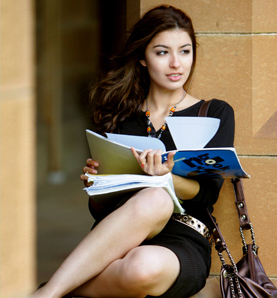
#> input picture IPCV PROJECT/Face_Dataset/Pratheepan_Dataset/FacePhoto/0520962400.jpg, 277 x 298 px; its folder holds only this picture in this run
$ python train_model.py
#> lines starting #> are read from the running program, lines starting #| are printed output that depends on the picture; after the words box and inside, x2 and y2 are one past the last pixel; in counts of white or black regions, pixels touching at a corner belong together
import os
import cv2
import numpy as np
import pickle
from sklearn.mixture import GaussianMixture
from glob import glob

# Set absolute paths to dataset
BASE_DIR = os.path.dirname(os.path.abspath(__file__))
DATASET_DIR = os.path.join(BASE_DIR, "Face_Dataset", "Pratheepan_Dataset")
GROUND_TRUTH_DIR = os.path.join(BASE_DIR, "Face_Dataset", "Ground_Truth")

# Number of pixels to sample (to avoid memory crashing) - adjust if needed
MAX_PIXELS_PER_CLASS = 1_000_000

def get_image_paths():
    """Retrieve matched pairs of (original, ground_truth) images."""
    pairs = []

    # Check FacePhoto
    face_photos = glob(os.path.join(DATASET_DIR, "FacePhoto", "*.jpg")) + glob(os.path.join(DATASET_DIR, "FacePhoto", "*.png"))
    for img_path in face_photos:
        filename = os.path.basename(img_path).split('.')[0] + ".png" # GT files are usually png
        gt_path = os.path.join(GROUND_TRUTH_DIR, "GroundT_FacePhoto", filename)
        if os.path.exists(gt_path):
            pairs.append((img_path, gt_path))

    # Check FamilyPhoto
    family_photos = glob(os.path.join(DATASET_DIR, "FamilyPhoto", "*.jpg")) + glob(os.path.join(DATASET_DIR, "FamilyPhoto", "*.png"))
    for img_path in family_photos:
        filename = os.path.basename(img_path).split('.')[0] + ".png"
        gt_path = os.path.join(GROUND_TRUTH_DIR, "GroundT_FamilyPhoto", filename)
        if os.path.exists(gt_path):
            pairs.append((img_path, gt_path))

    return pairs

def extract_pixels(pairs):
    skin_pixels = []
    nonskin_pixels = []

    for img_path, gt_path in pairs:
        print(f"Processing {os.path.basename(img_path)}...")

        # Read image and convert to YCbCr
        img_bgr = cv2.imread(img_path)
#> img_bgr is the input picture: shape (298, 277, 3); mean B, G, R 84.1, 109.9, 129.3
        if img_bgr is None: continue

        img_ycbcr = cv2.cvtColor(img_bgr, cv2.COLOR_BGR2YCrCb)
#> img_ycbcr: shape (298, 277, 3); mean of channels 0, 1, 2 112.7, 139.8, 111.9

        # Read ground truth (binary mask)
        gt_mask = cv2.imread(gt_path, cv2.IMREAD_GRAYSCALE)
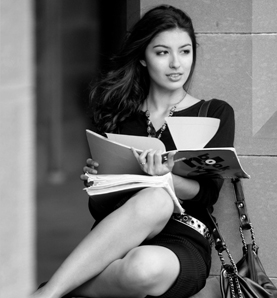
#> gt_mask: shape (298, 277); min 0, max 255, mean 112.7
        if gt_mask is None: continue

        # Ensure dimensions match (sometimes GT can be slightly off in Pratheepan dataset)
        if img_ycbcr.shape[:2] != gt_mask.shape[:2]:
            gt_mask = cv2.resize(gt_mask, (img_ycbcr.shape[1], img_ycbcr.shape[0]), interpolation=cv2.INTER_NEAREST)

        # Assuming ground truth has white (255) for skin, black (0) for non-skin
        skin_mask = gt_mask > 128
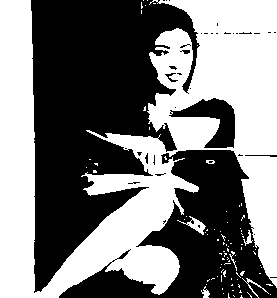
#> skin_mask: shape (298, 277) bool; 48.1% white; 86 white regions (79 under 20 px), largest, box (x1, y1, x2, y2) and area: (0, 0, 277, 298) 38984, (177, 216, 206, 235) 165, (242, 278, 269, 298) 76
        nonskin_mask = gt_mask <= 128

        # Extract pixels and reshape
        skin_val = img_ycbcr[skin_mask].reshape(-1, 3)
        nonskin_val = img_ycbcr[nonskin_mask].reshape(-1, 3)

        # Use random subset from each image so we don't run out of memory immediately
        if len(skin_val) > 0:
            np.random.shuffle(skin_val)
            skin_pixels.append(skin_val[:5000]) # Sample max 5000 per image

        if len(nonskin_val) > 0:
            np.random.shuffle(nonskin_val)
            nonskin_pixels.append(nonskin_val[:5000])

    # Concatenate all features
    skin_features = np.vstack(skin_pixels) if skin_pixels else np.empty((0,3))
    nonskin_features = np.vstack(nonskin_pixels) if nonskin_pixels else np.empty((0,3))

    # Global random sampling if still too large
    if len(skin_features) > MAX_PIXELS_PER_CLASS:
        np.random.shuffle(skin_features)
        skin_features = skin_features[:MAX_PIXELS_PER_CLASS]

    if len(nonskin_features) > MAX_PIXELS_PER_CLASS:
        np.random.shuffle(nonskin_features)
        nonskin_features = nonskin_features[:MAX_PIXELS_PER_CLASS]

    return skin_features, nonskin_features

def main():
    print("Finding dataset images...")
    pairs = get_image_paths()
    print(f"Found {len(pairs)} image pairs.")
    if not pairs:
        print("No valid image-ground truth pairs found. Exiting.")
        return

    print("Extracting YCbCr features...")
    skin_features, nonskin_features = extract_pixels(pairs)
    print(f"Skin pixel count: {len(skin_features)}")
#| Skin pixel count: 5000
    print(f"Non-skin pixel count: {len(nonskin_features)}")
#| Non-skin pixel count: 5000

    print("Training Skin GMM (n_components=2)...")
    # n_components=2 or 3 is usually good for a single class color distribution
    skin_gmm = GaussianMixture(n_components=3, covariance_type='full', max_iter=100)
    skin_gmm.fit(skin_features)

    print("Training Non-Skin GMM (n_components=2)...")
    nonskin_gmm = GaussianMixture(n_components=3, covariance_type='full', max_iter=100)
    nonskin_gmm.fit(nonskin_features)

    print("Saving models...")
    with open(os.path.join(BASE_DIR, 'skin_gmm.pkl'), 'wb') as f:
        pickle.dump(skin_gmm, f)

    with open(os.path.join(BASE_DIR, 'nonskin_gmm.pkl'), 'wb') as f:
        pickle.dump(nonskin_gmm, f)

    print("Training complete! Models saved as skin_gmm.pkl and nonskin_gmm.pkl")

if __name__ == '__main__':
    main()

$ run again, on IPCV PROJECT/Face_Dataset/Pratheepan_Dataset/FacePhoto/Aishwarya-Rai_20091229_aatheory.jpg
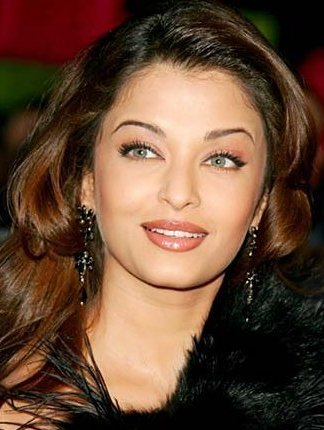
#> input picture IPCV PROJECT/Face_Dataset/Pratheepan_Dataset/FacePhoto/Aishwarya-Rai_20091229_aatheory.jpg, 324 x 430 px
#> in extract_pixels, img_bgr is the input picture: shape (430, 324, 3); mean B, G, R 54.1, 73.4, 103.1
#> img_ycbcr: shape (430, 324, 3); mean of channels 0, 1, 2 80.1, 144.5, 113.4
#> in extract_pixels, `gt_mask = cv2.imread(gt_path, cv2.IMREAD_GRAYSCALE)`:
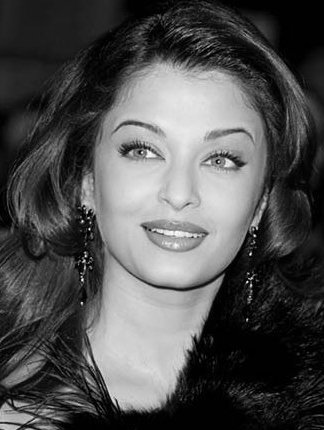
#> gt_mask: shape (430, 324); min 0, max 255, mean 80
#> in extract_pixels, `skin_mask = gt_mask > 128`:
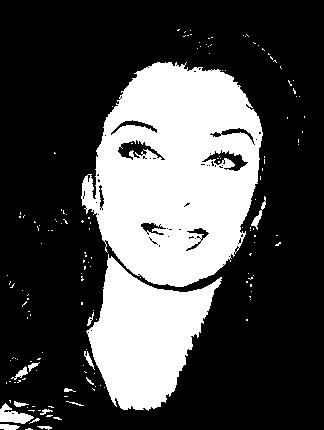
#> skin_mask: shape (430, 324) bool; 29.8% white; 157 white regions (141 under 20 px), largest, box (x1, y1, x2, y2) and area: (81, 62, 263, 287) 28384, (86, 254, 222, 411) 11679, (0, 403, 34, 424) 365
#| Skin pixel count: 5000
#| Non-skin pixel count: 5000

$ run again, on IPCV PROJECT/Face_Dataset/Pratheepan_Dataset/FacePhoto/Matthew_narrowweb__300x381,0.jpg
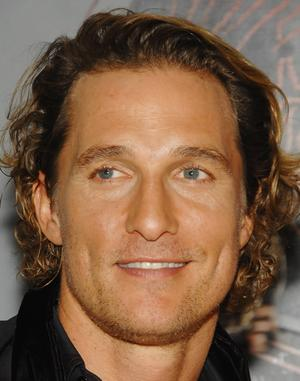
#> input picture IPCV PROJECT/Face_Dataset/Pratheepan_Dataset/FacePhoto/Matthew_narrowweb__300x381,0.jpg, 300 x 381 px
#> in extract_pixels, img_bgr is the input picture: shape (381, 300, 3); mean B, G, R 70.8, 94.4, 125.5
#> img_ycbcr: shape (381, 300, 3); mean of channels 0, 1, 2 101, 145.5, 110.9
#> in extract_pixels, `gt_mask = cv2.imread(gt_path, cv2.IMREAD_GRAYSCALE)`:
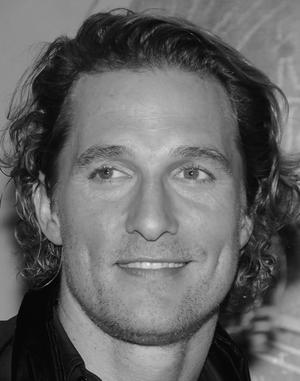
#> gt_mask: shape (381, 300); min 0, max 245, mean 101
#> in extract_pixels, `skin_mask = gt_mask > 128`:
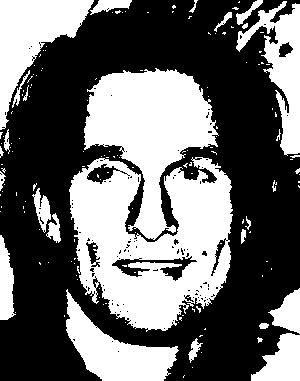
#> skin_mask: shape (381, 300) bool; 41.9% white; 153 white regions (126 under 20 px), largest, box (x1, y1, x2, y2) and area: (69, 157, 233, 332) 17531, (84, 68, 219, 240) 11403, (0, 0, 94, 130) 5132
#| Skin pixel count: 5000
#| Non-skin pixel count: 5000

$ run again, on IPCV PROJECT/Face_Dataset/Pratheepan_Dataset/FacePhoto/Megan-Fox-Pretty-Face-1-1024x768.jpg
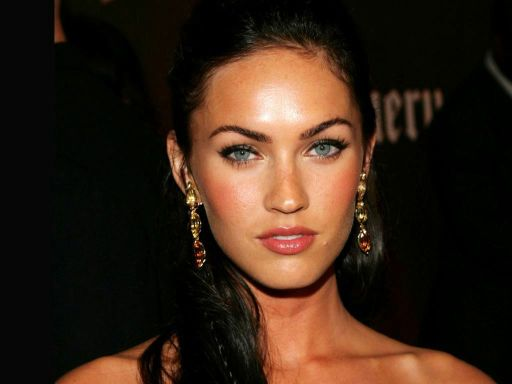
#> input picture IPCV PROJECT/Face_Dataset/Pratheepan_Dataset/FacePhoto/Megan-Fox-Pretty-Face-1-1024x768.jpg, 512 x 384 px
#> in extract_pixels, img_bgr is the input picture: shape (384, 512, 3); mean B, G, R 23.8, 36.4, 54.8
#> img_ycbcr: shape (384, 512, 3); mean of channels 0, 1, 2 40.4, 138.2, 118.6
#> in extract_pixels, `gt_mask = cv2.imread(gt_path, cv2.IMREAD_GRAYSCALE)`:
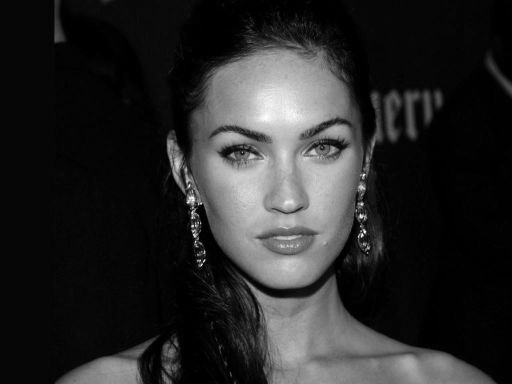
#> gt_mask: shape (384, 512); min 0, max 255, mean 40.4
#> in extract_pixels, `skin_mask = gt_mask > 128`:
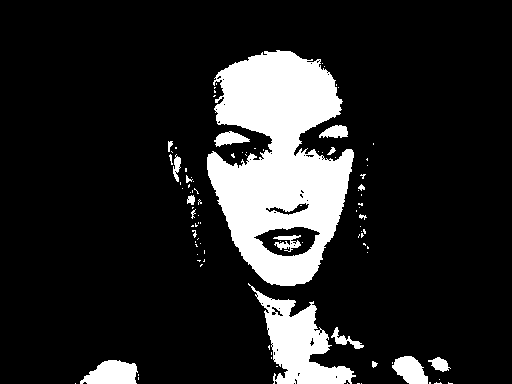
#> skin_mask: shape (384, 512) bool; 14.8% white; 99 white regions (79 under 20 px), largest, box (x1, y1, x2, y2) and area: (207, 50, 354, 286) 21094, (248, 283, 356, 384) 4404, (80, 360, 138, 384) 1023
#| Skin pixel count: 5000
#| Non-skin pixel count: 5000

$ run again, on IPCV PROJECT/Face_Dataset/Pratheepan_Dataset/FacePhoto/06Apr03Face.jpg
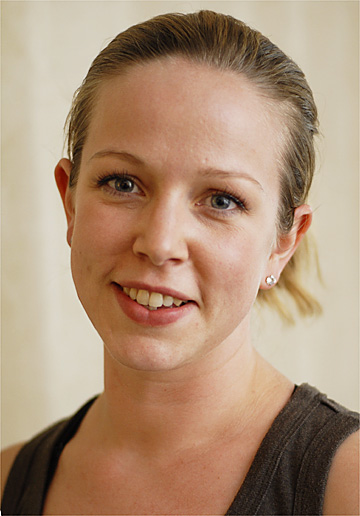
#> input picture IPCV PROJECT/Face_Dataset/Pratheepan_Dataset/FacePhoto/06Apr03Face.jpg, 360 x 516 px
#> in extract_pixels, img_bgr is the input picture: shape (516, 360, 3); mean B, G, R 118.5, 143.6, 172.9
#> img_ycbcr: shape (516, 360, 3); mean of channels 0, 1, 2 149.5, 144.7, 110.5
#> in extract_pixels, `gt_mask = cv2.imread(gt_path, cv2.IMREAD_GRAYSCALE)`:
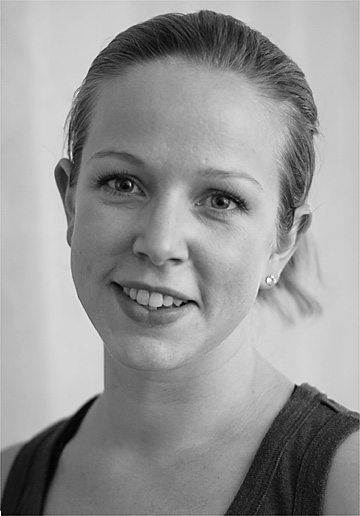
#> gt_mask: shape (516, 360); min 0, max 255, mean 149.5
#> in extract_pixels, `skin_mask = gt_mask > 128`:
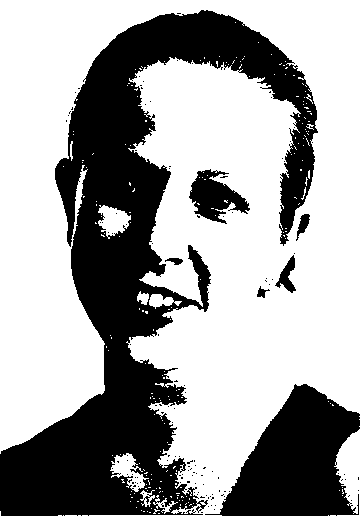
#> skin_mask: shape (516, 360) bool; 63.6% white; 126 black regions (119 under 20 px), largest, box (x1, y1, x2, y2) and area: (0, 10, 318, 516) 53347, (205, 384, 360, 516) 11609, (189, 169, 250, 224) 1711
#| Skin pixel count: 5000
#| Non-skin pixel count: 5000
